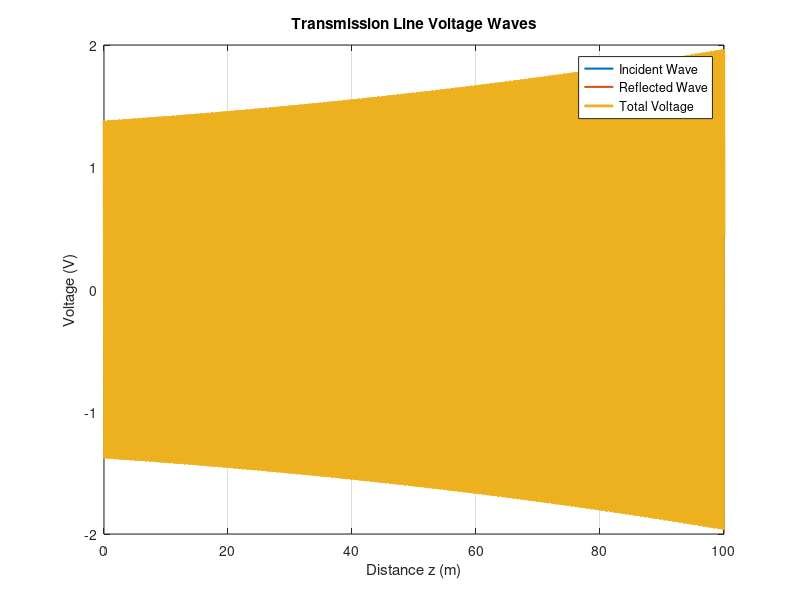
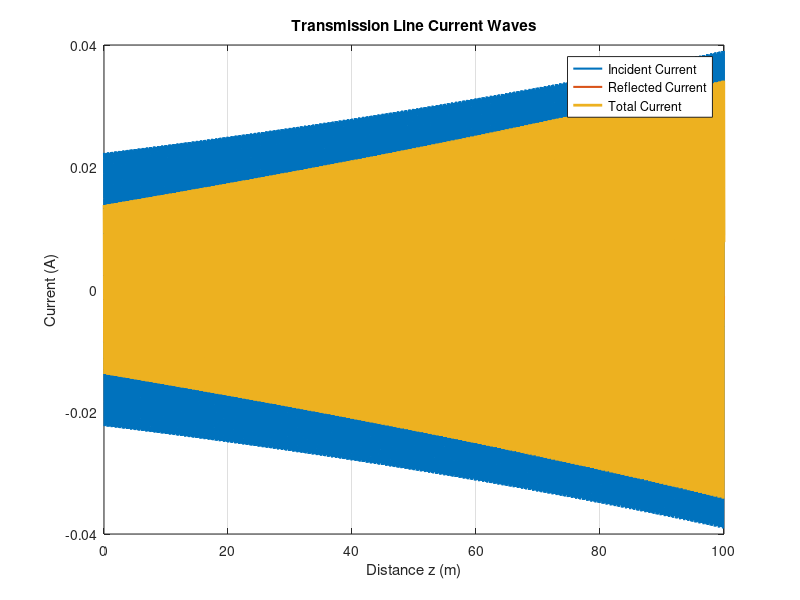
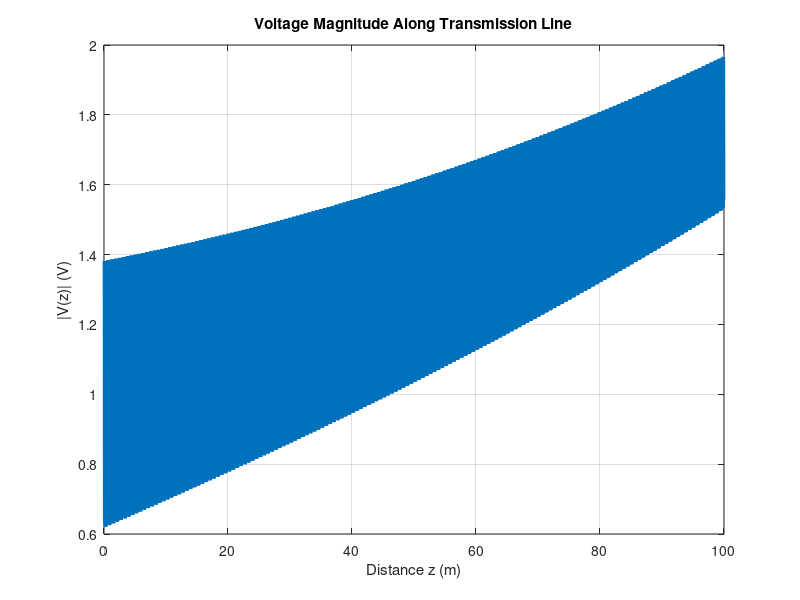

Reproduce these figures in MATLAB, in order. (Note: this script raises an error after producing the figures.)
clc;
clear;
close all;

%% =========================================================
%  TRANSMISSION LINE ANALYZER
%  Step 1: Analytical Transmission-Line Calculations
% ==========================================================

%% INPUT PARAMETERS

% Frequency
f = 1e9;                 % Hz

% Distributed parameters
R = 0.5;                 % Ohm/m
L = 0.2e-6;              % H/m
G = 0;                   % S/m
C = 100e-12;             % F/m = 100 pF/m

% Transmission line length
line_length = 100;       % m

% Load impedance
ZL = 100;                % Ohm

% Incident voltage amplitude
Vplus = 1;               % V

%% =========================================================
% 1. ANGULAR FREQUENCY
% ==========================================================

omega = 2*pi*f;

%% =========================================================
% 2. PROPAGATION CONSTANT
% gamma = sqrt((R + j*w*L)*(G + j*w*C))
% gamma = alpha + j*beta
% ==========================================================

gamma = sqrt((R + 1i*omega*L) * ...
             (G + 1i*omega*C));

alpha = real(gamma);
beta  = imag(gamma);

%% =========================================================
% 3. CHARACTERISTIC IMPEDANCE
% Z0 = sqrt((R+j*w*L)/(G+j*w*C))
% ==========================================================

Z0 = sqrt((R + 1i*omega*L) / ...
          (G + 1i*omega*C));

%% =========================================================
% 4. WAVELENGTH
% beta = 2*pi/lambda
% ==========================================================

if abs(beta) > 1e-12
    lambda = 2*pi/beta;
else
    lambda = Inf;
end

%% =========================================================
% 5. LOAD REFLECTION COEFFICIENT
% Gamma_L = (ZL-Z0)/(ZL+Z0)
% ==========================================================

Gamma_L = (ZL - Z0) / (ZL + Z0);

Gamma_magnitude = abs(Gamma_L);
Gamma_phase = angle(Gamma_L);

%% =========================================================
% 6. REFLECTION / TRANSMISSION PERFORMANCE
% ==========================================================

% VSWR
if Gamma_magnitude < 1
    VSWR = (1 + Gamma_magnitude) / ...
        (1 - Gamma_magnitude);
else
    VSWR = Inf;
end

% Return Loss
if Gamma_magnitude > 0
    Return_Loss_dB = -20*log10(Gamma_magnitude);
else
    Return_Loss_dB = Inf;
end

% Voltage transmission coefficient
Tau_V = 1 + Gamma_L;
%% =========================================================
% 6. INPUT IMPEDANCE
%
% Zin = Z0 * (ZL + Z0*tanh(gamma*l)) /
%             (Z0 + ZL*tanh(gamma*l))
% ==========================================================

Zin = Z0 * ...
      (ZL + Z0*tanh(gamma*line_length)) / ...
      (Z0 + ZL*tanh(gamma*line_length));

%% =========================================================
% 7. REFLECTED VOLTAGE
% Vminus = Gamma * Vplus
% ==========================================================

Vminus = Gamma_L * Vplus;

%% =========================================================
% 7. LOAD VOLTAGE AND CURRENT
% ==========================================================

% Total voltage at load
VL = Vplus + Vminus;

% Load current
IL = VL / ZL;

%% =========================================================
% 8. INPUT VOLTAGE AND CURRENT
% ==========================================================

% Coordinate convention:
% z = 0 at load
% positive z points toward source/input

% Incident wave at input
Vplus_in = Vplus * exp(gamma * line_length);

% Reflected wave at input
Vminus_in = Vminus * exp(-gamma * line_length);

% Total input voltage
Vin = Vplus_in + Vminus_in;

% Total input current
Iin = Vplus_in/Z0 - Vminus_in/Z0;

%% =========================================================
% 8A. INPUT IMPEDANCE CONSISTENCY CHECK
% ==========================================================

Zin_check = Vin / Iin;

Zin_error = abs(Zin - Zin_check);

fprintf('\n');
fprintf('INPUT IMPEDANCE CHECK\n');
fprintf('Calculated Zin        = %.6f + j%.6f Ohm\n', ...
    real(Zin), imag(Zin));

fprintf('Vin/Iin               = %.6f + j%.6f Ohm\n', ...
    real(Zin_check), imag(Zin_check));

fprintf('Absolute error        = %.6e Ohm\n', Zin_error);

%% =========================================================
% 8B. POWER CALCULATIONS
% ==========================================================

% Incident power
P_incident = 0.5 * real( ...
    Vplus * conj(Vplus/Z0) );

% Reflected power magnitude
% Use the magnitude of the backward-wave power
P_reflected = 0.5 * real( ...
    Vminus * conj(Vminus/Z0) );

% Load power
P_load = 0.5 * real(VL * conj(IL));

% Power reflection coefficient
Power_reflection_coefficient = ...
    P_reflected / P_incident;

% Power transmission coefficient
Power_transmission_coefficient = ...
    P_load / P_incident;

%% =========================================================
% 8C. LINE ATTENUATION AND POWER LOSS
% ==========================================================

% Voltage attenuation factor over the complete line
Voltage_Attenuation_Factor = exp(-alpha * line_length);

% Attenuation in nepers
Attenuation_Np = alpha * line_length;

% Attenuation in dB
Attenuation_dB = 8.686 * Attenuation_Np;

% Power attenuation factor
Power_Attenuation_Factor = exp(-2 * alpha * line_length);

fprintf('\n--------------------------------------------\n');
fprintf('LINE ATTENUATION\n');
fprintf('--------------------------------------------\n');

fprintf('Voltage attenuation factor = %.6f\n', ...
    Voltage_Attenuation_Factor);

fprintf('Attenuation                = %.6f Np\n', ...
    Attenuation_Np);

fprintf('Attenuation                = %.6f dB\n', ...
    Attenuation_dB);

fprintf('Power attenuation factor  = %.6f\n', ...
    Power_Attenuation_Factor);
%% =========================================================
% 8. DISPLAY RESULTS
% ==========================================================

fprintf('\n============================================\n');
fprintf('       TRANSMISSION LINE ANALYSIS\n');
fprintf('============================================\n');

fprintf('Frequency              = %.4e Hz\n', f);
fprintf('R                      = %.4e Ohm/m\n', R);
fprintf('L                      = %.4e H/m\n', L);
fprintf('G                      = %.4e S/m\n', G);
fprintf('C                      = %.4e F/m\n', C);
fprintf('Line Length             = %.4f m\n', line_length);
fprintf('Load Impedance ZL       = %.4f + j%.4f Ohm\n', ...
        real(ZL), imag(ZL));

fprintf('\n--------------------------------------------\n');
fprintf('CALCULATED PARAMETERS\n');
fprintf('--------------------------------------------\n');

fprintf('Angular frequency w     = %.4e rad/s\n', omega);

fprintf('Propagation constant g  = %.6f + j%.6f /m\n', ...
        real(gamma), imag(gamma));

fprintf('Attenuation constant a  = %.6f Np/m\n', alpha);
fprintf('Phase constant b        = %.6f rad/m\n', beta);

fprintf('Wavelength              = %.6f m\n', lambda);

fprintf('Characteristic Z0       = %.6f + j%.6f Ohm\n', ...
        real(Z0), imag(Z0));

fprintf('Reflection coefficient  = %.6f + j%.6f\n', ...
        real(Gamma_L), imag(Gamma_L));

fprintf('|Gamma|                 = %.6f\n', Gamma_magnitude);

fprintf('Phase of Gamma           = %.6f degrees\n', ...
        rad2deg(Gamma_phase));

fprintf('Input impedance Zin      = %.6f + j%.6f Ohm\n', ...
        real(Zin), imag(Zin));

fprintf('Reflected voltage V-     = %.6f + j%.6f V\n', ...
        real(Vminus), imag(Vminus));

fprintf('============================================\n');


%% =========================================================
% 9. WAVE CALCULATIONS
% ==========================================================

% Number of spatial samples
N = 10000;

% Full transmission-line distance
z = linspace(0, line_length, N);

% Incident voltage wave
V_forward = Vplus .* exp(gamma .* z);

% Reflected voltage wave
V_reflected = Vminus .* exp(-gamma .* z);

% Total voltage
V_total = V_forward + V_reflected;

% Incident current wave
I_forward = V_forward ./ Z0;

% Reflected current wave
I_reflected = -V_reflected ./ Z0;

% Total current
I_total = I_forward + I_reflected;


%% =========================================================
% 10. STANDING-WAVE PARAMETERS
% ==========================================================

V_magnitude = abs(V_total);
I_magnitude = abs(I_total);

% Voltage extrema
V_max = max(V_magnitude);
V_min = min(V_magnitude);

% Current extrema
I_max = max(I_magnitude);
I_min = min(I_magnitude);

% VSWR calculated from waveform
VSWR_voltage_waveform = V_max / V_min;

% Current standing-wave ratio
VSWR_current_waveform = I_max / I_min;

fprintf('\n');
fprintf('--------------------------------------------\n');
fprintf('STANDING-WAVE PARAMETERS\n');
fprintf('--------------------------------------------\n');

fprintf('Vmax = %.6f V\n', V_max);
fprintf('Vmin = %.6f V\n', V_min);

fprintf('VSWR from voltage waveform = %.6f\n', ...
    VSWR_voltage_waveform);

fprintf('\n');

fprintf('Imax = %.6e A\n', I_max);
fprintf('Imin = %.6e A\n', I_min);

fprintf('VSWR from current waveform = %.6f\n', ...
    VSWR_current_waveform);


%% =========================================================
% 11. VOLTAGE WAVES - FULL LINE
% ==========================================================

figure;

plot(z, real(V_forward), 'LineWidth', 1.5);
hold on;

plot(z, real(V_reflected), 'LineWidth', 1.5);

plot(z, real(V_total), 'LineWidth', 2);

grid on;

xlabel('Distance z (m)');
ylabel('Voltage (V)');

title('Transmission Line Voltage Waves');

legend('Incident Wave', ...
       'Reflected Wave', ...
       'Total Voltage', ...
       'Location', 'best');

hold off;


%% =========================================================
% 12. CURRENT WAVES - FULL LINE
% ==========================================================

figure;

plot(z, real(I_forward), 'LineWidth', 1.5);
hold on;

plot(z, real(I_reflected), 'LineWidth', 1.5);

plot(z, real(I_total), 'LineWidth', 2);

grid on;

xlabel('Distance z (m)');
ylabel('Current (A)');

title('Transmission Line Current Waves');

legend('Incident Current', ...
       'Reflected Current', ...
       'Total Current', ...
       'Location', 'best');

hold off;


%% =========================================================
% 13. VOLTAGE MAGNITUDE
% ==========================================================

figure;

plot(z, V_magnitude, 'LineWidth', 2);

grid on;

xlabel('Distance z (m)');
ylabel('|V(z)| (V)');

title('Voltage Magnitude Along Transmission Line');

hold on;

yline(V_max, '--', 'V_{max}');
yline(V_min, '--', 'V_{min}');

hold off;


%% =========================================================
% 14. CURRENT MAGNITUDE
% ==========================================================

figure;

plot(z, I_magnitude, 'LineWidth', 2);

grid on;

xlabel('Distance z (m)');
ylabel('|I(z)| (A)');

title('Current Magnitude Along Transmission Line');

hold on;

yline(I_max, '--', 'I_{max}');
yline(I_min, '--', 'I_{min}');

hold off;


%% =========================================================
% 15. FIRST FIVE WAVELENGTHS
% ==========================================================

z_zoom = linspace(0, 5*lambda, 2000);

% Voltage waves in zoom region
V_forward_zoom = Vplus .* exp(gamma .* z_zoom);

V_reflected_zoom = Vminus .* exp(-gamma .* z_zoom);

V_total_zoom = V_forward_zoom + V_reflected_zoom;

% Current waves in zoom region
I_forward_zoom = V_forward_zoom ./ Z0;

I_reflected_zoom = -V_reflected_zoom ./ Z0;

I_total_zoom = I_forward_zoom + I_reflected_zoom;


%% =========================================================
% 16. VOLTAGE WAVES - FIRST FIVE WAVELENGTHS
% ==========================================================

figure;

plot(z_zoom, real(V_forward_zoom), 'LineWidth', 1.5);
hold on;

plot(z_zoom, real(V_reflected_zoom), 'LineWidth', 1.5);

plot(z_zoom, real(V_total_zoom), 'LineWidth', 2);

grid on;

xlabel('Distance z (m)');
ylabel('Voltage (V)');

title('Voltage Waves Over First Five Wavelengths');

legend('Incident Wave', ...
       'Reflected Wave', ...
       'Total Voltage', ...
       'Location', 'best');

hold off;


%% =========================================================
% 17. CURRENT WAVES - FIRST FIVE WAVELENGTHS
% ==========================================================

figure;

plot(z_zoom, real(I_forward_zoom), 'LineWidth', 1.5);
hold on;

plot(z_zoom, real(I_reflected_zoom), 'LineWidth', 1.5);

plot(z_zoom, real(I_total_zoom), 'LineWidth', 2);

grid on;

xlabel('Distance z (m)');
ylabel('Current (A)');

title('Current Waves Over First Five Wavelengths');

legend('Forward Current', ...
       'Reflected Current', ...
       'Total Current', ...
       'Location', 'best');

hold off;


%% =========================================================
% 18. STANDING-WAVE VOLTAGE
% ==========================================================

figure;

plot(z_zoom, abs(V_total_zoom), 'LineWidth', 2);

grid on;

xlabel('Distance z (m)');
ylabel('|V(z)| (V)');

title('Standing-Wave Voltage Pattern');


%% =========================================================
% 19. STANDING-WAVE CURRENT
% ==========================================================

figure;

plot(z_zoom, abs(I_total_zoom), 'LineWidth', 2);

grid on;

xlabel('Distance z (m)');
ylabel('|I(z)| (A)');

title('Standing-Wave Current Pattern');


%% =========================================================
% 20. TIME-DOMAIN VOLTAGE
% ==========================================================

T = 1/f;

t1 = 0;
t2 = T/4;

v_t1 = real(V_total_zoom .* exp(1i*omega*t1));

v_t2 = real(V_total_zoom .* exp(1i*omega*t2));

figure;

plot(z_zoom, v_t1, 'LineWidth', 2);
hold on;

plot(z_zoom, v_t2, 'LineWidth', 2);

grid on;

xlabel('Distance z (m)');
ylabel('Instantaneous Voltage (V)');

title('Time-Domain Transmission-Line Voltage');

legend('t = 0', ...
       't = T/4', ...
       'Location', 'best');

hold off;


%% =========================================================
% 21. VERIFICATION SUMMARY
% ==========================================================

fprintf('\n');
fprintf('============================================\n');
fprintf('        VERIFICATION SUMMARY\n');
fprintf('============================================\n');

fprintf('Input values used for verification:\n');

fprintf('f  = %.4e Hz\n', f);
fprintf('R  = %.4e Ohm/m\n', R);
fprintf('L  = %.4e H/m\n', L);
fprintf('G  = %.4e S/m\n', G);
fprintf('C  = %.4e F/m\n', C);

fprintf('\nMATLAB calculated values:\n');

fprintf('gamma = %.8f + j%.8f /m\n', ...
    real(gamma), imag(gamma));

fprintf('alpha = %.8f Np/m\n', alpha);

fprintf('beta  = %.8f rad/m\n', beta);

fprintf('Z0    = %.8f + j%.8f Ohm\n', ...
    real(Z0), imag(Z0));

fprintf('lambda = %.8f m\n', lambda);

fprintf('\n');

fprintf('Input impedance check error = %.6e Ohm\n', ...
    Zin_error);

fprintf('Load impedance check error  = %.6e Ohm\n', ...
    abs(ZL - VL/IL));

fprintf('============================================\n');


%% =========================================================
% 22. REFLECTION / TRANSMISSION PARAMETERS
% ==========================================================

fprintf('\n');
fprintf('--------------------------------------------\n');
fprintf('REFLECTION / TRANSMISSION PARAMETERS\n');
fprintf('--------------------------------------------\n');

fprintf('VSWR                    = %.6f\n', VSWR);

fprintf('Return Loss             = %.6f dB\n', ...
    Return_Loss_dB);

fprintf('Voltage Transmission    = %.6f + j%.6f\n', ...
    real(Tau_V), imag(Tau_V));


%% =========================================================
% 23. LOAD PARAMETERS
% ==========================================================

fprintf('\n');
fprintf('--------------------------------------------\n');
fprintf('LOAD PARAMETERS\n');
fprintf('--------------------------------------------\n');

fprintf('Load Voltage VL         = %.6f + j%.6f V\n', ...
    real(VL), imag(VL));

fprintf('Load Current IL         = %.6f + j%.6f A\n', ...
    real(IL), imag(IL));


%% =========================================================
% 24. INPUT PARAMETERS
% ==========================================================

fprintf('\n');
fprintf('--------------------------------------------\n');
fprintf('INPUT PARAMETERS\n');
fprintf('--------------------------------------------\n');

fprintf('Input Voltage Vin       = %.6f + j%.6f V\n', ...
    real(Vin), imag(Vin));

fprintf('Input Current Iin       = %.6f + j%.6f A\n', ...
    real(Iin), imag(Iin));


%% =========================================================
% 25. POWER PARAMETERS
% ==========================================================

fprintf('\n');
fprintf('--------------------------------------------\n');
fprintf('POWER PARAMETERS\n');
fprintf('--------------------------------------------\n');

fprintf('Incident Power          = %.6e W\n', ...
    P_incident);

fprintf('Reflected Power         = %.6e W\n', ...
    P_reflected);

fprintf('Load Power              = %.6e W\n', ...
    P_load);

fprintf('Power Reflection Coeff. = %.6f\n', ...
    Power_reflection_coefficient);

fprintf('Power Transmission Coeff.= %.6f\n', ...
    Power_transmission_coefficient);


%% =========================================================
% 26. MATCHED LOAD TEST
% ==========================================================

ZL_matched = Z0;

Gamma_matched = ...
    (ZL_matched - Z0) / ...
    (ZL_matched + Z0);

VSWR_matched = ...
    (1 + abs(Gamma_matched)) / ...
    (1 - abs(Gamma_matched));

fprintf('\n');
fprintf('============================================\n');
fprintf('           MATCHED LOAD TEST\n');
fprintf('============================================\n');

fprintf('Characteristic Z0 = %.8f + j%.8f Ohm\n', ...
    real(Z0), imag(Z0));

fprintf('Matched Load ZL    = %.8f + j%.8f Ohm\n', ...
    real(ZL_matched), imag(ZL_matched));

fprintf('Reflection Gamma   = %.8e + j%.8e\n', ...
    real(Gamma_matched), imag(Gamma_matched));

fprintf('|Gamma|            = %.8e\n', ...
    abs(Gamma_matched));

fprintf('VSWR               = %.8f\n', ...
    VSWR_matched);

fprintf('============================================\n');

%% =========================================================
% STANDING-WAVE PARAMETERS OVER FIRST FIVE WAVELENGTHS
% ==========================================================

V_magnitude_zoom = abs(V_total_zoom);
I_magnitude_zoom = abs(I_total_zoom);

V_max_zoom = max(V_magnitude_zoom);
V_min_zoom = min(V_magnitude_zoom);

I_max_zoom = max(I_magnitude_zoom);
I_min_zoom = min(I_magnitude_zoom);

VSWR_voltage_zoom = V_max_zoom / V_min_zoom;
VSWR_current_zoom = I_max_zoom / I_min_zoom;

fprintf('\n');
fprintf('--------------------------------------------\n');
fprintf('STANDING-WAVE ANALYSIS - FIRST FIVE WAVELENGTHS\n');
fprintf('--------------------------------------------\n');

fprintf('Vmax = %.6f V\n', V_max_zoom);
fprintf('Vmin = %.6f V\n', V_min_zoom);

fprintf('VSWR from voltage waveform = %.6f\n', ...
    VSWR_voltage_zoom);

fprintf('Imax = %.6e A\n', I_max_zoom);
fprintf('Imin = %.6e A\n', I_min_zoom);

fprintf('VSWR from current waveform = %.6f\n', ...
    VSWR_current_zoom);
